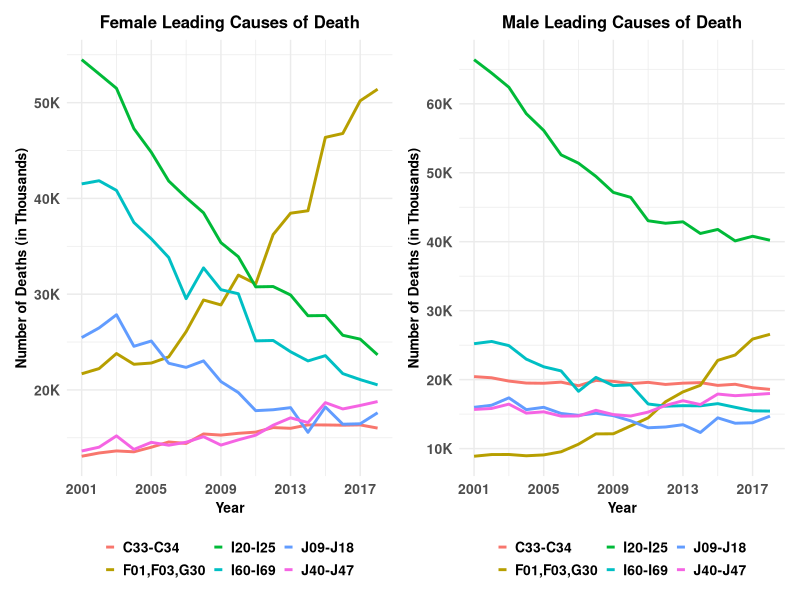
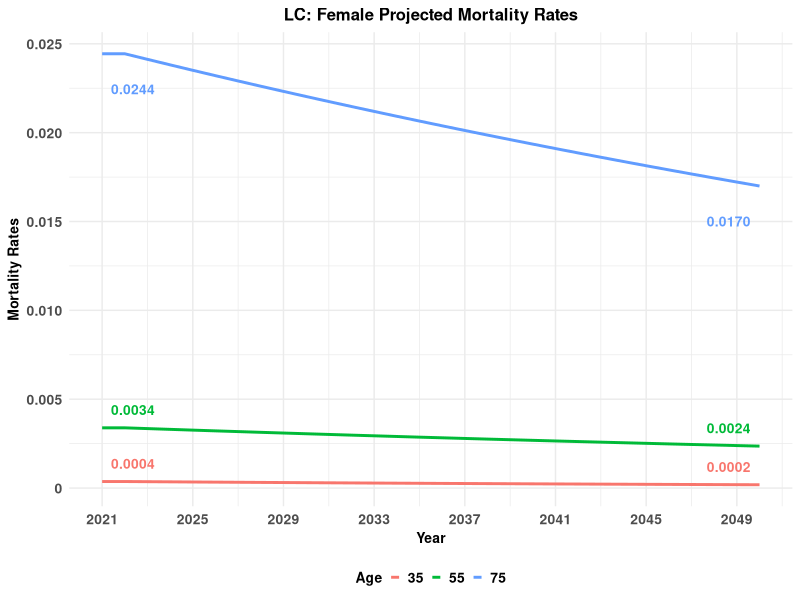
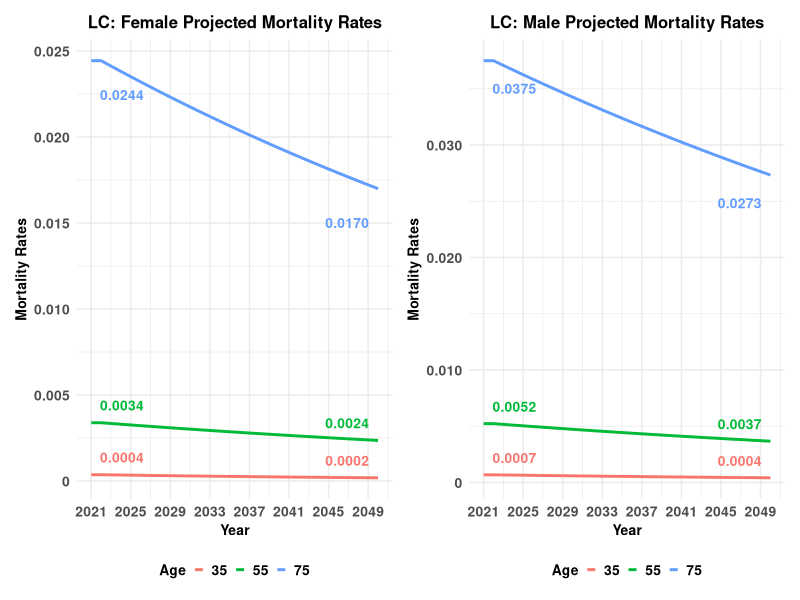
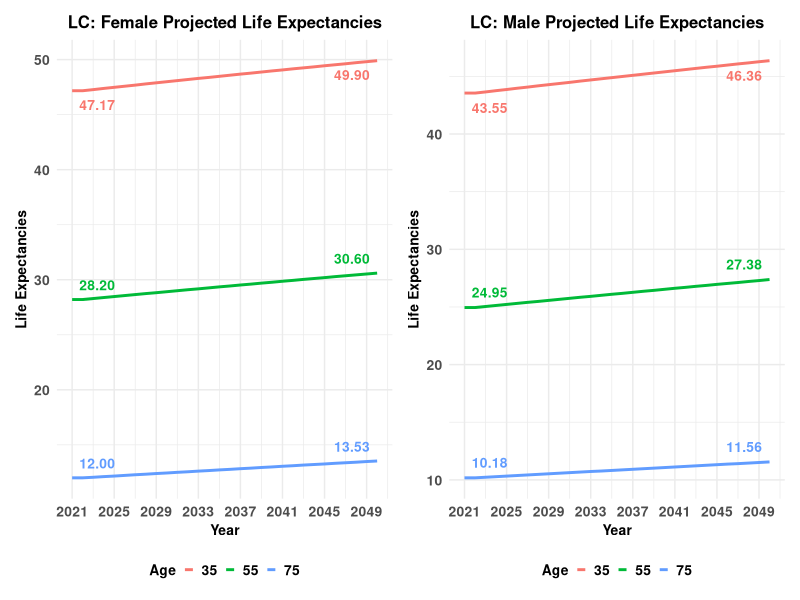
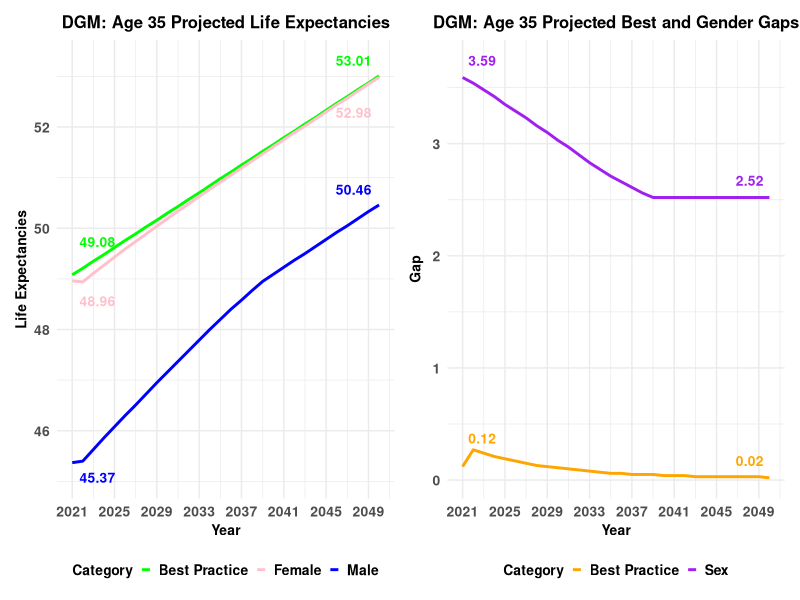
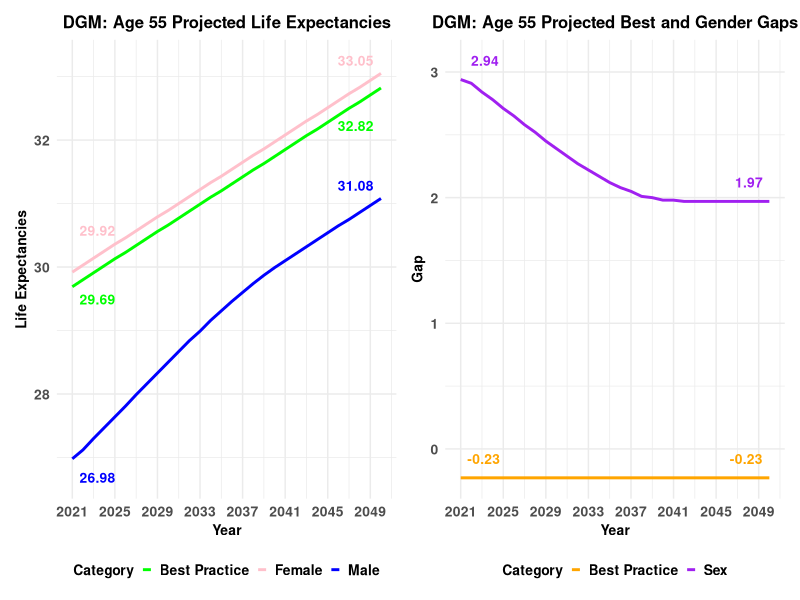
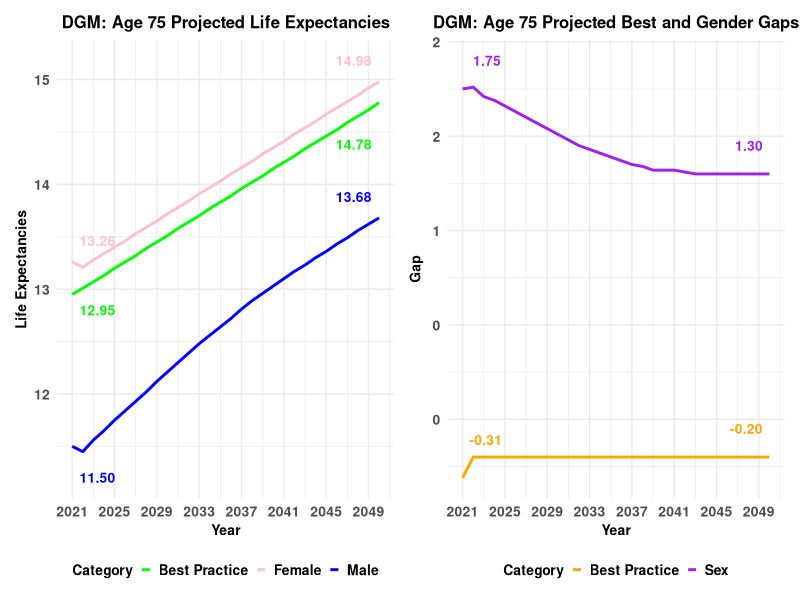

Reproduce these figures in R, in order.
# Load necessary library
library(ggplot2)
library(tidyr)
library(reshape2)
library(dplyr)
library(scales)
library(gridExtra)
library(grid)
library(patchwork)
library(stringr)
library(cowplot)

# Read data - leading cause of death
data_M <- read.csv("Male Leading Cause of Death.csv", check.names = FALSE)
data_F <- read.csv("Female Leading Cause of Death.csv", check.names = FALSE)

# Convert data from wide to long format
data_long_M <- gather(data_M, Year, Deaths, -Cause)
data_long_F <- gather(data_F, Year, Deaths, -Cause)

# Convert Year to numeric
data_long_M$Year <- as.numeric(data_long_M$Year)
data_long_M$Deaths <- as.numeric(gsub(",", "", data_long_M$Deaths))
data_long_F$Year <- as.numeric(data_long_F$Year)
data_long_F$Deaths <- as.numeric(gsub(",", "", data_long_F$Deaths))

# Plot with formatted y-axis, better x-axis, and legend below
Plot_M <- ggplot(data_long_M, aes(x = Year, y = Deaths, color = Cause, group = Cause)) +
  geom_line(size = 1) +
  scale_y_continuous(labels = scales::comma_format(scale = 1e-3, suffix = "K")) +  # Show y-axis in 1000s
  scale_x_continuous(breaks = seq(min(data_long_M$Year), max(data_long_M$Year), by = 4)) +  # More x-axis ticks
  labs(title = "Male Leading Causes of Death",
       x = "Year", y = "Number of Deaths (in Thousands)",
       color = NULL) +
  theme_minimal() +
  theme(legend.position = "bottom",  # Move legend to bottom left
        plot.title = element_text(face = "bold", size = 12, hjust = 0.5),  # Bold and centered title
        axis.title = element_text(face = "bold", size = 10),   # Bold axis titles
        axis.text = element_text(face = "bold", size = 10),
        legend.text = element_text(face="bold",size = 10),
        legend.key.size = unit(0.5, "lines"))
Plot_F <- ggplot(data_long_F, aes(x = Year, y = Deaths, color = Cause, group = Cause)) +
  geom_line(size = 1) +
  scale_y_continuous(labels = scales::comma_format(scale = 1e-3, suffix = "K")) +  # Show y-axis in 1000s
  scale_x_continuous(breaks = seq(min(data_long_F$Year), max(data_long_F$Year), by = 4)) +  # More x-axis ticks
  labs(title = "Female Leading Causes of Death",
       x = "Year", y = "Number of Deaths (in Thousands)",
       color = NULL) +
  theme_minimal() +
  theme(legend.position = "bottom",  # Move legend to bottom left
        plot.title = element_text(face = "bold", size = 12, hjust = 0.5),  # Bold and centered title
        axis.title = element_text(face = "bold", size = 10),   # Bold axis titles
        axis.text = element_text(face = "bold", size = 10),
        legend.text = element_text(face="bold", size = 10),
        legend.key.size = unit(0.5, "lines"))

combined <- Plot_F + Plot_M

# Save a ggplot with specific dimensions
ggsave("Death_Trends.png",combined, width = 8, height = 3.5, dpi = 300)

# Read the CSV file - Lee-Carter mx
dataF <- read.csv("LCmxF.csv", check.names = FALSE)
dataM <- read.csv("LCmxM.csv", check.names = FALSE)

# Convert data to long format
data_longF <- gather(dataF, Year, Value, -Age)
data_longM <- gather(dataM, Year, Value, -Age)

# Convert columns to appropriate data types
data_longF$Year <- as.numeric(data_longF$Year)
data_longF$Value <- as.numeric(data_longF$Value)
data_longM$Year <- as.numeric(data_longM$Year)
data_longM$Value <- as.numeric(data_longM$Value)

# Identify start and end points for labeling
start_pointsF <- data_longF %>% group_by(Age) %>% filter(Year == min(Year))
end_pointsF <- data_longF %>% group_by(Age) %>% filter(Year == max(Year))
label_pointsF <- bind_rows(start_pointsF, end_pointsF)
start_pointsM <- data_longM %>% group_by(Age) %>% filter(Year == min(Year))
end_pointsM <- data_longM %>% group_by(Age) %>% filter(Year == max(Year))
label_pointsM <- bind_rows(start_pointsM, end_pointsM)

# Create the plot
Plot_F <- ggplot(data_longF, aes(x = Year, y = Value, color = factor(Age), group = Age)) +
  geom_line(size = 1) +
  scale_y_continuous(labels = function(x) {
    ifelse(x == 0, "0", format(round(x, 3), nsmall = 3))
  })+
  scale_x_continuous(breaks = seq(min(data_longF$Year), max(data_longF$Year), by = 4)) +
  labs(
    title = "LC: Female Projected Mortality Rates",
    x = "Year",
    y = "Mortality Rates",
    color = "Age"
  ) +
  geom_text(
    data = label_pointsF,
    aes(label = format(round(Value, 4), nsmall = 4)),
    hjust = ifelse(label_pointsF$Year == min(label_pointsF$Year), -0.2, 1.2),
    nudge_y = case_when(
      label_pointsF$Age == 75 ~ -0.002,
      TRUE ~ 0.001  # push others up
    ),
    size = 3.5,
    fontface = "bold",
    show.legend = FALSE
  )+
  theme_minimal() +
  theme(
    legend.position = "bottom",
    plot.title = element_text(face = "bold", size = 12, hjust = 0.5),
    axis.title = element_text(face = "bold", size = 10),
    axis.text = element_text(face = "bold", size = 10),
    legend.title = element_text(face = "bold", size = 10),
    legend.text = element_text(face = "bold", size = 10),
    legend.key.size = unit(0.5, "lines"))

ggsave("mxFemale.png", Plot_F, width = 6, height = 4, dpi = 300)

Plot_M <- ggplot(data_longM, aes(x = Year, y = Value, color = factor(Age), group = Age)) +
  geom_line(size = 1) +
  scale_y_continuous(labels = function(x) {
    ifelse(x == 0, "0", format(round(x, 3), nsmall = 3))
  })+
  scale_x_continuous(breaks = seq(min(data_longM$Year), max(data_longM$Year), by = 4)) +
  labs(
    title = "LC: Male Projected Mortality Rates",
    x = "Year",
    y = "Mortality Rates",
    color = "Age"
  ) +
  geom_text(
    data = label_pointsM,
    aes(label = format(round(Value, 4), nsmall = 4)),
    hjust = ifelse(label_pointsM$Year == min(label_pointsM$Year), -0.2, 1.2),
    nudge_y = case_when(
      label_pointsF$Age == 75 ~ -0.0025,
      TRUE ~ 0.0015  # push others up
    ),
    size = 3.5,
    fontface = "bold",
    show.legend = FALSE
  )+
  theme_minimal() +
  theme(
    legend.position = "bottom",
    plot.title = element_text(face = "bold", size = 12, hjust = 0.5),
    axis.title = element_text(face = "bold", size = 10),
    axis.text = element_text(face = "bold", size = 10),
    legend.title = element_text(face = "bold", size = 10),
    legend.text = element_text(face = "bold", size = 10),
    legend.key.size = unit(0.5, "lines"))

#ggsave("mxMale.png", Plot_M, width = 6, height = 4, dpi = 300)
# Save a ggplot with specific dimensions
combined <- Plot_F + Plot_M
ggsave("LCmx.png",combined, width = 8, height = 4, dpi = 300)

# Read the CSV file - Lee-Carter ex
dataF <- read.csv("LCexF.csv", check.names = FALSE)
dataM <- read.csv("LCexM.csv", check.names = FALSE)

data_longF <- dataF %>%
  pivot_longer(cols = -Year, names_to = "Age", values_to = "Value")

data_longM <- dataM %>%
  pivot_longer(cols = -Year, names_to = "Age", values_to = "Value")

# Convert to numeric
data_longF$Year <- as.numeric(data_longF$Year)
data_longF$Value <- as.numeric(data_longF$Value)
data_longM$Year <- as.numeric(data_longM$Year)
data_longM$Value <- as.numeric(data_longM$Value)

# Identify start and end points
start_pointsF <- data_longF %>% group_by(Age) %>% filter(Year == min(Year))
end_pointsF   <- data_longF %>% group_by(Age) %>% filter(Year == max(Year))
label_pointsF <- bind_rows(start_pointsF, end_pointsF)

start_pointsM <- data_longM %>% group_by(Age) %>% filter(Year == min(Year))
end_pointsM   <- data_longM %>% group_by(Age) %>% filter(Year == max(Year))
label_pointsM <- bind_rows(start_pointsM, end_pointsM)

# Create the plot
Plot_F <- ggplot(data_longF, aes(x = Year, y = Value, color = factor(Age), group = Age)) +
  geom_line(size = 1) +
  scale_y_continuous(labels = function(x) {
    ifelse(x == 0, "0", format(round(x, 0), nsmall = 0))
  })+
  scale_x_continuous(breaks = seq(min(data_longF$Year), max(data_longF$Year), by = 4)) +
  labs(
    title = "LC: Female Projected Life Expectancies",
    x = "Year",
    y = "Life Expectancies",
    color = "Age"
  ) +
  geom_text(
    data = label_pointsF,
    aes(label = format(round(Value, 2), nsmall = 2)),
    hjust = ifelse(label_pointsF$Year == min(label_pointsF$Year), -0.2, 1.2),
    nudge_y = case_when(
      label_pointsF$Age == 35 ~ -1.3,
      TRUE ~ 1.3  # push others up
    ),
    size = 3.5,
    fontface = "bold",
    show.legend = FALSE
  )+
  theme_minimal() +
  theme(
    legend.position = "bottom",
    plot.title = element_text(face = "bold", size = 12, hjust = 0.5),
    axis.title = element_text(face = "bold", size = 10),
    axis.text = element_text(face = "bold", size = 10),
    legend.title = element_text(face = "bold", size = 10),
    legend.text = element_text(face = "bold", size = 10),
    legend.key.size = unit(0.5, "lines"))

#ggsave("exFemale.png", Plot_F, width = 6, height = 4, dpi = 300)

Plot_M <- ggplot(data_longM, aes(x = Year, y = Value, color = factor(Age), group = Age)) +
  geom_line(size = 1) +
  scale_y_continuous(labels = function(x) {
    ifelse(x == 0, "0", format(round(x, 0), nsmall = 0))
  })+
  scale_x_continuous(breaks = seq(min(data_longM$Year), max(data_longM$Year), by = 4)) +
  labs(
    title = "LC: Male Projected Life Expectancies",
    x = "Year",
    y = "Life Expectancies",
    color = "Age"
  ) +
  geom_text(
    data = label_pointsM,
    aes(label = format(round(Value, 2), nsmall = 2)),
    hjust = ifelse(label_pointsM$Year == min(label_pointsM$Year), -0.2, 1.2),
    nudge_y = case_when(
      label_pointsF$Age == 35 ~ -1.3,
      TRUE ~ 1.3  # push others up
    ),
    size = 3.5,
    fontface = "bold",
    show.legend = FALSE
  )+
  theme_minimal() +
  theme(
    legend.position = "bottom",
    plot.title = element_text(face = "bold", size = 12, hjust = 0.5),
    axis.title = element_text(face = "bold", size = 10),
    axis.text = element_text(face = "bold", size = 10),
    legend.title = element_text(face = "bold", size = 10),
    legend.text = element_text(face = "bold", size = 10),
    legend.key.size = unit(0.5, "lines"))

#ggsave("exMale.png", Plot_M, width = 6, height = 4, dpi = 300)
# Save a ggplot with specific dimensions
combined <- Plot_F + Plot_M
ggsave("LCex.png",combined, width = 8, height = 4, dpi = 300)

# Read the CSV file - DGM ex
data35 <- read.csv("DGM35.csv", check.names = FALSE)
data55 <- read.csv("DGM55.csv", check.names = FALSE)
data75 <- read.csv("DGM75.csv", check.names = FALSE)

# Convert data to long format for ggplot
data_long35 <- gather(data35, Category, Value, -Year)
data_long55 <- gather(data55, Category, Value, -Year)
data_long75 <- gather(data75, Category, Value, -Year)

# Ensure Year is numeric
data_long35$Year <- as.numeric(data_long35$Year)
data_long55$Year <- as.numeric(data_long55$Year)
data_long75$Year <- as.numeric(data_long75$Year)

# Split datasets for separate plots
life_expectancy_data35 <- data_long35 %>%
  filter(Category %in% c("Female Life Expectancy", "Male Life Expectancy", "Best Practice Life Expectancy"))
gap_data35 <- data_long35 %>%
  filter(Category %in% c("Sex Gap", "Best Practice Gap"))
life_expectancy_data55 <- data_long55 %>%
  filter(Category %in% c("Female Life Expectancy", "Male Life Expectancy", "Best Practice Life Expectancy"))
gap_data55 <- data_long55 %>%
  filter(Category %in% c("Sex Gap", "Best Practice Gap"))
life_expectancy_data75 <- data_long75 %>%
  filter(Category %in% c("Female Life Expectancy", "Male Life Expectancy", "Best Practice Life Expectancy"))
gap_data75 <- data_long75 %>%
  filter(Category %in% c("Sex Gap", "Best Practice Gap"))

# Identify start and end points for bold labels
life_expectancy_labels35 <- life_expectancy_data35 %>%
  group_by(Category) %>%
  filter(Year == min(Year) | Year == max(Year))
gap_labels35 <- gap_data35 %>%
  group_by(Category) %>%
  filter(Year == min(Year) | Year == max(Year))
life_expectancy_labels55 <- life_expectancy_data55 %>%
  group_by(Category) %>%
  filter(Year == min(Year) | Year == max(Year))
gap_labels55 <- gap_data55 %>%
  group_by(Category) %>%
  filter(Year == min(Year) | Year == max(Year))
life_expectancy_labels75 <- life_expectancy_data75 %>%
  group_by(Category) %>%
  filter(Year == min(Year) | Year == max(Year))
gap_labels75 <- gap_data75 %>%
  group_by(Category) %>%
  filter(Year == min(Year) | Year == max(Year))

# Identify last data point for each category to label the category name below the line
life_expectancy_end_labels35 <- life_expectancy_data35 %>%
  group_by(Category) %>%
  filter(Year == max(Year))
gap_end_labels35 <- gap_data35 %>%
  group_by(Category) %>%
  filter(Year == max(Year))
life_expectancy_end_labels55 <- life_expectancy_data55 %>%
  group_by(Category) %>%
  filter(Year == max(Year))
gap_end_labels55 <- gap_data55 %>%
  group_by(Category) %>%
  filter(Year == max(Year))
life_expectancy_end_labels75 <- life_expectancy_data75 %>%
  group_by(Category) %>%
  filter(Year == max(Year))
gap_end_labels75 <- gap_data75 %>%
  group_by(Category) %>%
  filter(Year == max(Year))

# Define custom colors
life_expectancy_colors <- c("Female Life Expectancy" = "pink", 
                            "Male Life Expectancy" = "blue", 
                            "Best Practice Life Expectancy" = "green")

gap_colors <- c("Sex Gap" = "purple", "Best Practice Gap" = "orange")


# Plot: Life Expectancy
Plot_ex35 <- ggplot(life_expectancy_data35, aes(x = Year, y = Value, color = Category, group = Category)) +
  geom_line(size = 1) +
  scale_color_manual(values = life_expectancy_colors,
                     labels = c("Female Life Expectancy" = "Female", "Best Practice Life Expectancy" = "Best Practice", "Male Life Expectancy" = "Male")) +
  scale_y_continuous(labels = function(x) {
    ifelse(x == 0, "0", format(round(x, 0), nsmall = 0))
  })+
  scale_x_continuous(breaks = seq(min(life_expectancy_data35$Year), max(life_expectancy_data35$Year), by = 4)) +
  labs(
    title = "DGM: Age 35 Projected Life Expectancies",
    x = "Year",
    y = "Life Expectancies",
    color = "Category"
  ) +
  geom_text(
    data = life_expectancy_labels35,
    aes(label = format(round(Value, 2), nsmall = 2)),
    hjust = ifelse(life_expectancy_labels35$Year == min(life_expectancy_labels35$Year), -0.2, 1.2),
    nudge_y = case_when(
      life_expectancy_labels35$Value == 52.98 ~ -0.7,
      life_expectancy_labels35$Value == 48.96 ~ -0.4,
      life_expectancy_labels35$Value == 49.08 ~ 0.65,
      life_expectancy_labels35$Value == 45.37 ~ -0.3,
      TRUE ~ 0.3  # push others up
    ),
    size = 3.5,
    fontface = "bold",
    show.legend = FALSE
  )+
  theme_minimal() +
  theme(
    legend.position = "bottom",
    plot.title = element_text(face = "bold", size = 12, hjust = 0.5),
    axis.title = element_text(face = "bold", size = 10),
    axis.text = element_text(face = "bold", size = 10),
    legend.title = element_text(face = "bold", size = 10),
    legend.text = element_text(face = "bold", size = 10),
    legend.key.size = unit(0.5, "lines"))

Plot_ex55 <- ggplot(life_expectancy_data55, aes(x = Year, y = Value, color = Category, group = Category)) +
  geom_line(size = 1) +
  scale_color_manual(values = life_expectancy_colors,
                     labels = c("Female Life Expectancy" = "Female", "Best Practice Life Expectancy" = "Best Practice", "Male Life Expectancy" = "Male")) +
  scale_y_continuous(labels = function(x) {
    ifelse(x == 0, "0", format(round(x, 0), nsmall = 0))
  })+
  scale_x_continuous(breaks = seq(min(life_expectancy_data55$Year), max(life_expectancy_data55$Year), by = 4)) +
  labs(
    title = "DGM: Age 55 Projected Life Expectancies",
    x = "Year",
    y = "Life Expectancies",
    color = "Category"
  ) +
  geom_text(
    data = life_expectancy_labels55,
    aes(label = format(round(Value, 2), nsmall = 2)),
    hjust = ifelse(life_expectancy_labels55$Year == min(life_expectancy_labels55$Year), -0.2, 1.2),
    nudge_y = case_when(
      life_expectancy_labels55$Value == 29.92 ~ 0.65,
      life_expectancy_labels55$Value == 29.69 ~ -0.2,
      life_expectancy_labels55$Value == 32.82 ~ -0.6,
      life_expectancy_labels55$Value == 26.98 ~ -0.3,
      TRUE ~ 0.2  # push others up
    ),
    size = 3.5,
    fontface = "bold",
    show.legend = FALSE
  )+
  theme_minimal() +
  theme(
    legend.position = "bottom",
    plot.title = element_text(face = "bold", size = 12, hjust = 0.5),
    axis.title = element_text(face = "bold", size = 10),
    axis.text = element_text(face = "bold", size = 10),
    legend.title = element_text(face = "bold", size = 10),
    legend.text = element_text(face = "bold", size = 10),
    legend.key.size = unit(0.5, "lines"))

Plot_ex75 <- ggplot(life_expectancy_data75, aes(x = Year, y = Value, color = Category, group = Category)) +
  geom_line(size = 1) +
  scale_color_manual(values = life_expectancy_colors,
                     labels = c("Female Life Expectancy" = "Female", "Best Practice Life Expectancy" = "Best Practice", "Male Life Expectancy" = "Male")) +
  scale_y_continuous(labels = function(x) {
    ifelse(x == 0, "0", format(round(x, 0), nsmall = 0))
  })+
  scale_x_continuous(breaks = seq(min(life_expectancy_data75$Year), max(life_expectancy_data75$Year), by = 4)) +
  labs(
    title = "DGM: Age 75 Projected Life Expectancies",
    x = "Year",
    y = "Life Expectancies",
    color = "Category"
  ) +
  geom_text(
    data = life_expectancy_labels75,
    aes(label = format(round(Value, 2), nsmall = 2)),
    hjust = ifelse(life_expectancy_labels75$Year == min(life_expectancy_labels75$Year), -0.2, 1.2),
    nudge_y = case_when(
      life_expectancy_labels75$Value == 12.95 ~ -0.15,
      life_expectancy_labels75$Value == 14.78 ~ -0.4,
      life_expectancy_labels75$Value == 11.50 ~ -0.3,
      TRUE ~ 0.2  # push others up
    ),
    size = 3.5,
    fontface = "bold",
    show.legend = FALSE
  )+
  theme_minimal() +
  theme(
    legend.position = "bottom",
    plot.title = element_text(face = "bold", size = 12, hjust = 0.5),
    axis.title = element_text(face = "bold", size = 10),
    axis.text = element_text(face = "bold", size = 10),
    legend.title = element_text(face = "bold", size = 10),
    legend.text = element_text(face = "bold", size = 10),
    legend.key.size = unit(0.5, "lines"))

# Plot 2: Gaps with Labels Below Lines
Plot_gap35 <- ggplot(gap_data35, aes(x = Year, y = Value, color = Category, group = Category)) +
  geom_line(size = 1) +
  scale_color_manual(
    values = gap_colors,
    labels = c("Sex Gap" = "Sex", "Best Practice Gap" = "Best Practice")
  )+
  scale_y_continuous(labels = function(x) {
    ifelse(x == 0, "0", format(round(x, 0), nsmall = 0))
  })+
  scale_x_continuous(breaks = seq(min(gap_data35$Year), max(gap_data35$Year), by = 4)) +
  labs(
    title = "DGM: Age 35 Projected Best and Gender Gaps",
    x = "Year",
    y = "Gap",
    color = "Category"
  ) +
  geom_text(
    data = gap_labels35,
    aes(label = format(round(Value, 2), nsmall = 2),
        hjust = ifelse(Year == min(Year), -0.2, 1.2)),
    nudge_y = case_when(
      gap_labels35$Value == 0.12 ~ 0.25,  # push down
      TRUE ~ 0.15
    ),
    size = 3.5,
    fontface = "bold",
    show.legend = FALSE
  )+
  theme_minimal() +
  theme(
    legend.position = "bottom",
    plot.title = element_text(face = "bold", size = 12, hjust = 0.5),
    axis.title = element_text(face = "bold", size = 10),
    axis.text = element_text(face = "bold", size = 10),
    legend.title = element_text(face = "bold", size = 10),
    legend.text = element_text(face = "bold", size = 10),
    legend.key.size = unit(0.5, "lines"))

Plot_gap55 <- ggplot(gap_data55, aes(x = Year, y = Value, color = Category, group = Category)) +
  geom_line(size = 1) +
  scale_color_manual(
    values = gap_colors,
    labels = c("Sex Gap" = "Sex", "Best Practice Gap" = "Best Practice")
  )+
  scale_y_continuous(labels = function(x) {
    ifelse(x == 0, "0", format(round(x, 0), nsmall = 0))
  })+
  scale_x_continuous(breaks = seq(min(gap_data55$Year), max(gap_data55$Year), by = 4)) +
  labs(
    title = "DGM: Age 55 Projected Best and Gender Gaps",
    x = "Year",
    y = "Gap",
    color = "Category"
  ) +
  geom_text(
    data = gap_labels55,
    aes(label = format(round(Value, 2), nsmall = 2),
        hjust = ifelse(Year == min(Year), -0.2, 1.2)),
    nudge_y = case_when(
      gap_labels55$Value == 0.12 ~ 0.25,  # push down
      TRUE ~ 0.15
    ),
    size = 3.5,
    fontface = "bold",
    show.legend = FALSE
  )+
  theme_minimal() +
  theme(
    legend.position = "bottom",
    plot.title = element_text(face = "bold", size = 12, hjust = 0.5),
    axis.title = element_text(face = "bold", size = 10),
    axis.text = element_text(face = "bold", size = 10),
    legend.title = element_text(face = "bold", size = 10),
    legend.text = element_text(face = "bold", size = 10),
    legend.key.size = unit(0.5, "lines"))

Plot_gap75 <- ggplot(gap_data75, aes(x = Year, y = Value, color = Category, group = Category)) +
  geom_line(size = 1) +
  scale_color_manual(
    values = gap_colors,
    labels = c("Sex Gap" = "Sex", "Best Practice Gap" = "Best Practice")
  )+
  scale_y_continuous(labels = function(x) {
    ifelse(x == 0, "0", format(round(x, 0), nsmall = 0))
  })+
  scale_x_continuous(breaks = seq(min(gap_data75$Year), max(gap_data75$Year), by = 4)) +
  labs(
    title = "DGM: Age 75 Projected Best and Gender Gaps",
    x = "Year",
    y = "Gap",
    color = "Category"
  ) +
  geom_text(
    data = gap_labels75,
    aes(label = format(round(Value, 2), nsmall = 2),
        hjust = ifelse(Year == min(Year), -0.2, 1.2)),
    nudge_y = case_when(
      gap_labels75$Value == -0.31 ~ 0.2,
      TRUE ~ 0.15
    ),
    size = 3.5,
    fontface = "bold",
    show.legend = FALSE
  )+
  theme_minimal() +
  theme(
    legend.position = "bottom",
    plot.title = element_text(face = "bold", size = 12, hjust = 0.5),
    axis.title = element_text(face = "bold", size = 10),
    axis.text = element_text(face = "bold", size = 10),
    legend.title = element_text(face = "bold", size = 10),
    legend.text = element_text(face = "bold", size = 10),
    legend.key.size = unit(0.5, "lines"))

combined35 <- Plot_ex35 + Plot_gap35
combined55 <- Plot_ex55 + Plot_gap55
combined75 <- Plot_ex75 + Plot_gap75

ggsave("DGM35.png",combined35, width = 8, height = 4, dpi = 300)
ggsave("DGM55.png",combined55, width = 8, height = 4, dpi = 300)
ggsave("DGM75.png",combined75, width = 8, height = 4, dpi = 300)
